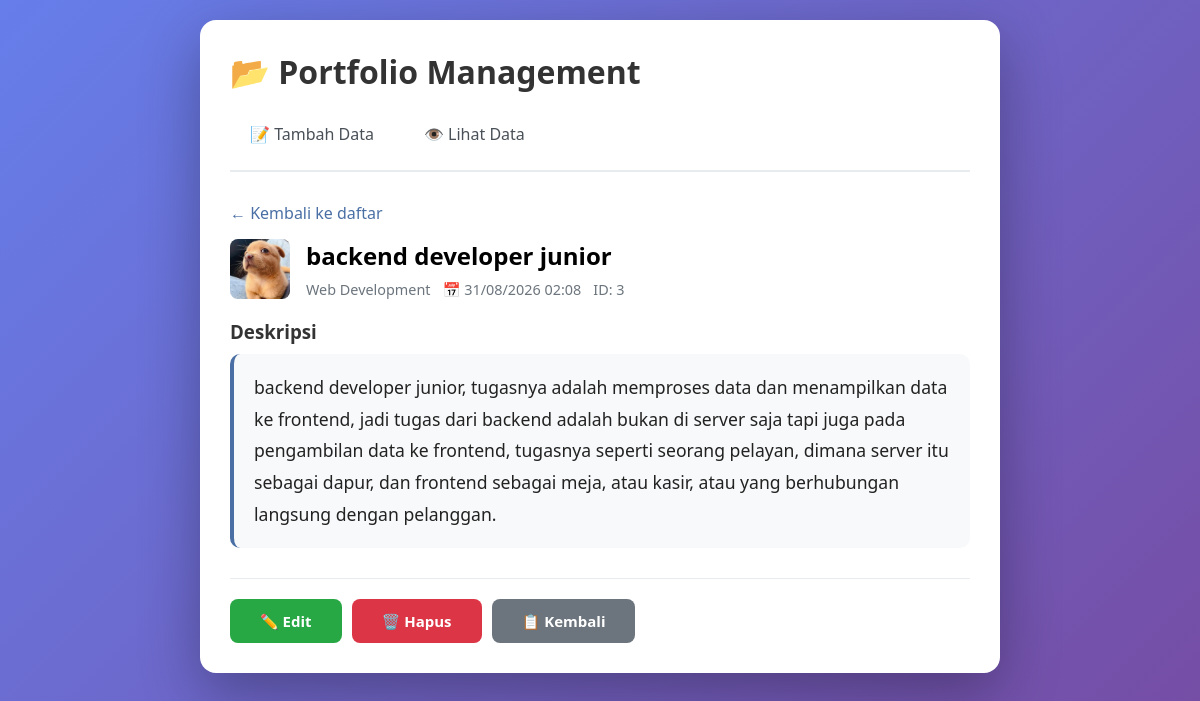
Screenshot of /detail.php?id=3 with the database file from the repository.
### tables this page shows
CREATE TABLE `portfolio` (
  `id` int NOT NULL,
  `judul` varchar(255) NOT NULL,
  `deskripsi` text,
  `gambar` varchar(255) DEFAULT NULL,
  `kategori` varchar(100) DEFAULT NULL,
  `created_at` timestamp NULL DEFAULT CURRENT_TIMESTAMP
);

### detail.php (the view, shortened to what this page needs)
<?php
require_once 'db.php';
$id = isset($_GET['id']) ? (int) $_GET['id'] : 0;
$sql = "SELECT * FROM portfolio WHERE id = $id LIMIT 1";
$result = mysqli_query($conn, $sql);
$data = mysqli_fetch_assoc($result);
?>
<!DOCTYPE html>
<html lang="id">
<head>
    <link rel="stylesheet" href="style.css">
</head>
<body>
    <div class="container">
        <h1>📂 Portfolio Management</h1>
        <div class="nav-menu">
            <a href="index.html">📝 Tambah Data</a>
            <a href="view.php">👁️ Lihat Data</a>
        </div>
        <div class="detail-container">
            <a href="view.php" style="display:inline-block; margin-bottom:15px; color:#4a6fa5; text-decoration:none;">← Kembali ke daftar</a>
            <div class="detail-header">
                <?php if ($data['gambar'] && file_exists('uploads/' . $data['gambar'])): ?>
                    <img src="uploads/<?= htmlspecialchars($data['gambar']) ?>" class="detail-gambar" alt="<?= htmlspecialchars($data['judul']) ?>">
                <?php else: ?>
                    <div class="no-image-small">No img</div>
                <?php endif; ?>
                <div>
                    <h2 style="margin: 0;"><?= htmlspecialchars($data['judul']) ?></h2>
                    <div class="detail-meta">
                        <span class="badge"><?= htmlspecialchars($data['kategori']) ?></span>
                        <span>📅 <?= date('d/m/Y H:i', strtotime($data['created_at'])) ?></span>
                        <span>ID: <?= $data['id'] ?></span>
                    </div>
                </div>
            </div>
            <h3 style="margin-bottom: 10px; color: #333;">Deskripsi</h3>
            <div class="detail-deskripsi"><?= nl2br(htmlspecialchars($data['deskripsi'])) ?></div>
            <div class="detail-actions">
                <a href="edit.php?id=<?= $data['id'] ?>" class="btn btn-success">✏️ Edit</a>
                <a href="delete.php?id=<?= $data['id'] ?>" class="btn btn-danger btn-delete">🗑️ Hapus</a>
                <a href="view.php" class="btn btn-secondary">📋 Kembali</a>
            </div>
        </div>
    </div>
</body>
</html>

### style.css (style rules this page uses)
* { margin: 0; padding: 0; box-sizing: border-box; }
body { font-family: 'Segoe UI', Tahoma, Geneva, Verdana, sans-serif; background: linear-gradient(135deg, #667eea 0%, #764ba2 100%); min-height: 100vh; padding: 20px; }
.container { max-width: 800px; margin: 0 auto; background: white; border-radius: 16px; padding: 30px; box-shadow: 0 20px 60px rgba(0, 0, 0, 0.3); animation: slideIn 0.5s ease-out; }
h1 { color: #333; margin-bottom: 20px; font-size: 2em; }
.nav-menu { display: flex; gap: 10px; margin-bottom: 30px; border-bottom: 2px solid #e9ecef; padding-bottom: 15px; }
.nav-menu a { padding: 10px 20px; text-decoration: none; color: #495057; border-radius: 8px; transition: all 0.3s ease; font-weight: 500; }
.btn { padding: 12px 30px; border: none; border-radius: 8px; font-size: 15px; font-weight: 600; cursor: pointer; transition: all 0.3s ease; text-decoration: none; display: inline-flex; align-items: center; gap: 8px; }
.btn-secondary { background: #6c757d; color: white; }
.btn-success { background: #28a745; color: white; }
.btn-danger { background: #dc3545; color: white; }

### detail.php (style rules this page uses)
.detail-container { margin-top: 10px; }
.detail-header { display: flex; align-items: flex-start; gap: 16px; margin-bottom: 20px; }
.detail-gambar { width: 60px; height: 60px; object-fit: cover; border-radius: 8px; background: #f1f3f5; flex-shrink: 0; }
.detail-meta { display: flex; flex-wrap: wrap; gap: 12px; margin: 8px 0 0; color: #6c757d; font-size: 0.9em; }
.detail-deskripsi { line-height: 1.8; color: #222; font-size: 1.1em; white-space: pre-wrap; margin: 10px 0 30px; padding: 18px 20px; background: #f8f9fa; border-radius: 10px; border-left: 4px solid #4a6fa5; }
.detail-actions { display: flex; flex-wrap: wrap; gap: 10px; padding-top: 20px; border-top: 1px solid #e9ecef; }

### rows the page displays
portfolio: gambar (picture), judul "backend developer junior", kategori "Web Development", created_at "31/08/2026 02:08", id "3", deskripsi "backend developer junior, tugasnya adalah memproses data dan menampilkan data ke frontend, jadi tugas dari backend adalah bukan di server saja tapi juga pada pengambilan data ke frontend, tugasnya seperti seorang pelayan, dimana server itu sebagai dapur, dan frontend sebagai meja, atau kasir, atau yang berhubungan langsung dengan pelanggan."
